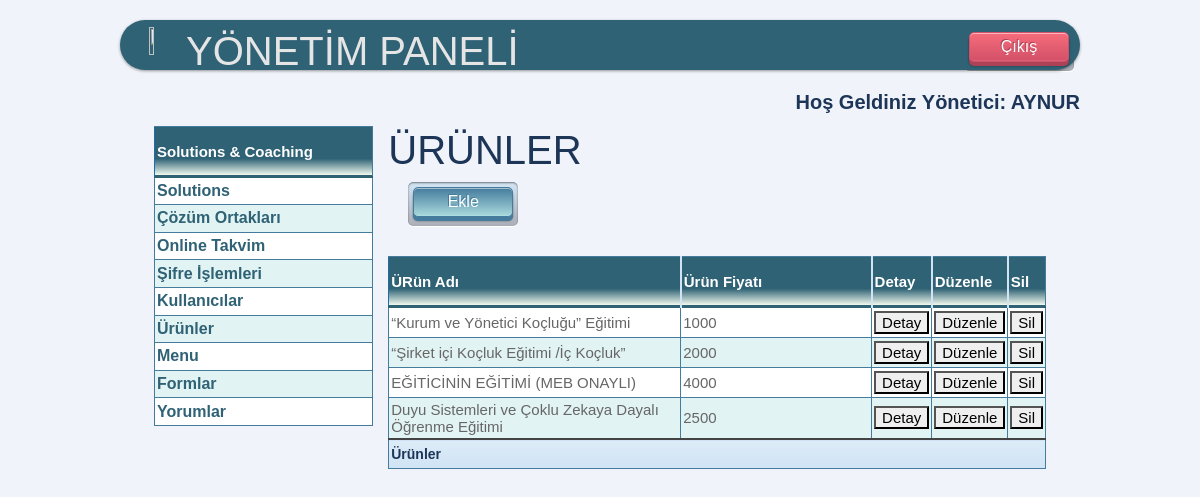
/yonetim/urun/ (signed in), run on the app's committed database.
### mysite/models.py (models this page shows)
class Urun(models.Model):
    id=models.IntegerField(primary_key=True)
    urunadi=models.CharField(max_length=100, verbose_name='Ürün Adı')
    urunfiyat=models.CharField(max_length=100, verbose_name='Ürün Fiyatı')
    aciklama=RichTextField(verbose_name="Tanıtım", null=True, blank=True)
    img = models.ImageField(blank=True, null=True, )

### mysite/views.py (the view)
# urls.py: path('yonetim/urun/', views.urun_liste),
@login_required(login_url=settings.LOGIN_URL)
def urun_liste(request):
    urun = Urun.objects.all()
    context = {'urun': urun}
    return render(request, 'yonetim/urun/liste.html', context)

### mysite/templates/yonetim/urun/liste.html (shortened to what this page needs)
{% extends "yonetim/base.html" %}
{% block baslik %}ÜRÜNLER{% endblock %}
{% block content %}
<div class="sol">
    {% if request.user.is_superuser %}
        <button type="button" onclick="btn_git()" class="push_button blue">Ekle</button>
    {% else %}
        <p></p>
    {% endif %}
</div>
<div>
</div>
<table class="blueTable" style="margin-top: 50px;">
    <thead>
    <tr>
        <th>ÜRün Adı</th>
        <th>Ürün Fiyatı</th>
        <th>Detay</th>
        <th>Düzenle</th>
        <th>Sil</th>
    </tr>
    </thead>
    <tfoot>
    <td colspan="5" style="height:30px; color:#1D3557">Ürünler</td>
    </tfoot>
    <tbody>
    <tr>
        {% for urun in urun %}
        <td>{{urun.urunadi}}</td>
        <td>{{urun.urunfiyat}}</td>
        <td>
            <a href="/yonetim/urun/detay/{{ urun.id }}"><button>Detay</button></a>
        </td>
        <td>
            <a href="/yonetim/urun/duzenle/{{ urun.id }}"><button>Düzenle</button></a>
        </td>
         {% if request.user.is_superuser %}
        <td>
            <a href="/yonetim/urun/sil/{{ urun.id }}"><button>Sil</button></a>
        </td>
        {% else %}
        <td>
            <a href="/yonetim/urun/sil/{{ urun.id }}" ><button disabled="disabled">Sil</button></a>
        </td>
        {% endif %}
    </tr>
    {% endfor %}
    </tbody>
</table>
{% endblock %}

### mysite/templates/yonetim/base.html (shortened to what this page needs)
{% load static %}
<html xmlns="http://www.w3.org/1999/html" xmlns="http://www.w3.org/1999/html" >
<head>
    <link href="https://cdn.jsdelivr.net/npm/bootstrap@5.0.0-beta1/dist/css/bootstrap.min.css" rel="stylesheet">
    <link href="{% static 'style.css' %}" rel="stylesheet" type="text/css" />
</head>
<body>
<div id="banner1">
        <div class="sol">
            <img src="/static/img/logo5.png" style="text-align: center; width: 50%; height: 80%; image-rendering: pixelated; margin">
        </div>
        <h1 style="color:#e5e5e5;" class="sol">YÖNETİM PANELİ</h1>
        <div class="sag">
            <button type="button" onclick="btn_cik()" class="push_button red"   >Çıkış</button>
        </div>
</div>
<div class="sag" style="font-weight: bold; color: #1D3557; margin-top:20px;">
    {% if request.user.is_superuser %}
        <label style="font-size:20px;" >Hoş Geldiniz Yönetici:</label>
        <label style="text-transform: uppercase; font-size:20px;"> {{request.user.username}} </label>
    {% else %}
        <label style="font-size:20px;" >Hoş Geldiniz Kullanıcı:</label>
        <label style="text-transform: uppercase; font-size:20px;">{{request.user.username}} </label>
    {% endif %}
</div>
<div style="width: 95%;" class="container" >
    <table class="blueTable" cellpadding="10" style="height:300px;">
            <thead><th>Solutions & Coaching </th></thead>
            <tr><th style=""><a href="/yonetim/solutions/"> Solutions</a></th></tr>
            <tr><th><a href="/yonetim/ekip/">Çözüm Ortakları</a></th></tr>
            <tr><th><a href="/yonetim/onlinetakvim/">Online Takvim</a></th></tr>
            <tr><th><a href="/sifre/">Şifre İşlemleri</a></th></tr>
            <tr><th><a href = "/yonetim/kullanici">Kullanıcılar</a> </th></tr>
            <tr><th><a href = "/yonetim/urun">Ürünler</a> </th></tr>
            <tr><th><a href = "/yonetim/menu">Menu</a> </th></tr>
            <tr><th><a href = "/yonetim/form">Formlar</a> </th></tr>
            <tr><th><a href = "/yonetim/yorum">Yorumlar</a> </th></tr>
    </table>
    <div>
        <h1 style="color: #1D3557">{%block baslik%}{% endblock%}</h1>
        {% block content %}{% endblock %}
    </div>
</div>
</body>
</html>

### data on the page
Urun: urunadi "“Kurum ve Yönetici Koçluğu” Eğitimi", urunfiyat "1000"
Urun: urunadi "“Şirket içi Koçluk Eğitimi /İç Koçluk”", urunfiyat "2000"
Urun: urunadi "EĞİTİCİNİN EĞİTİMİ (MEB ONAYLI)", urunfiyat "4000"
Urun: urunadi "Duyu Sistemleri ve Çoklu Zekaya Dayalı Öğrenme Eğitimi", urunfiyat "2500"

### other printed values
{{ request.user.username }} "AYNUR"
